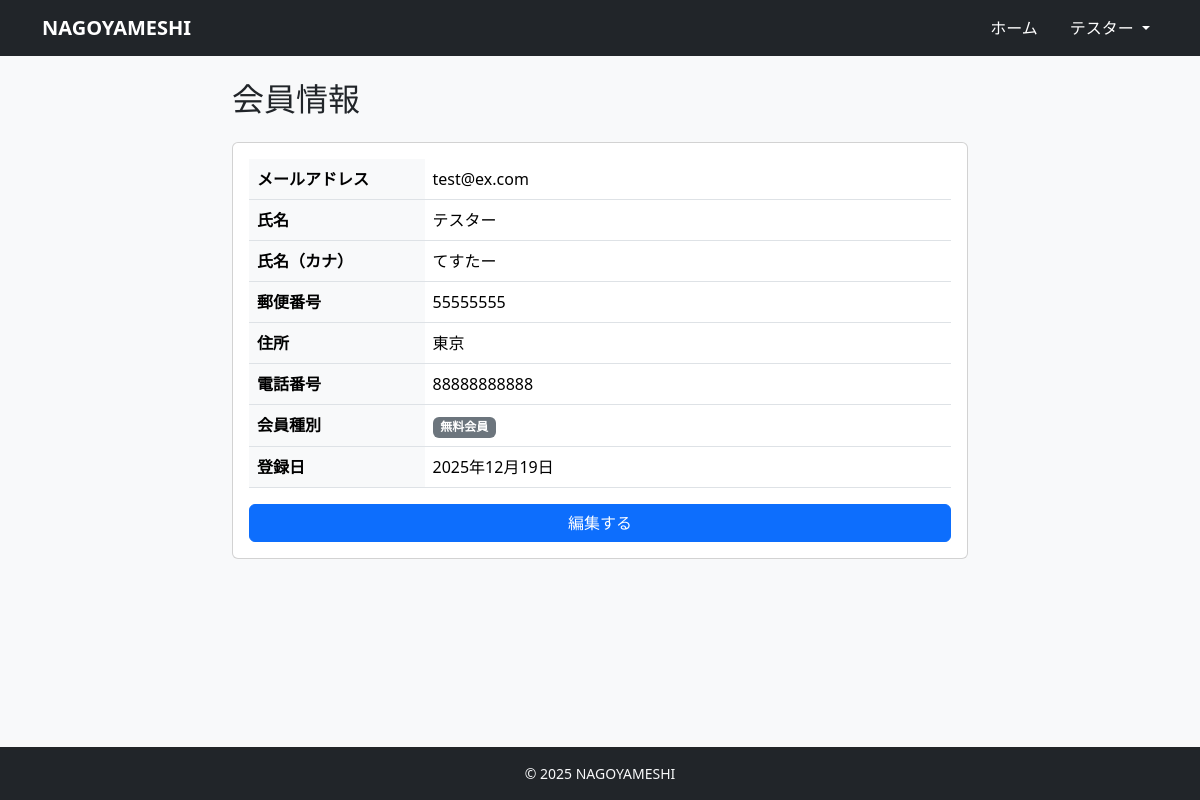
Page /accounts/user/profile/ (signed in) on the committed database.
### accounts/models.py (models this page shows, shortened)
class User(AbstractUser):
    username = None  # 使わない（メールログインにする）
    email = models.EmailField(unique=True)
    name = models.CharField(max_length=10)
    name_kana = models.CharField(max_length=10)
    zipcode = models.CharField(max_length=8)
    address = models.CharField(max_length=20)
    tel = models.CharField(max_length=11)
    company = models.ForeignKey(
        'restaurants.Company',
        verbose_name='所属会社',
        on_delete=models.SET_NULL,
        null=True,
        blank=True,
        related_name='staff_members'
    )
    is_paid_member = models.BooleanField(default=False)
    is_owner_member = models.BooleanField(default=False)
    created_at = models.DateTimeField(auto_now_add=True)
    updated_at = models.DateTimeField(auto_now=True)
    USERNAME_FIELD = 'email'
    REQUIRED_FIELDS = ['name', 'name_kana', 'zipcode', 'address', 'tel']
    objects = CustomUserManager()

### accounts/views.py (the view)
# urls.py: path('user/profile/', views.UserProfileView.as_view(), name='user_profile'),
class UserProfileView(LoginRequiredMixin, DetailView):
    model = User
    template_name = 'accounts/user_profile.html'
    context_object_name = 'profile_user'
    def get_object(self):
        return self.request.user

### templates/accounts/user_profile.html (shortened to what this page needs)
{% extends "base.html" %}
{% block content %}
<div class="row justify-content-center">
    <div class="col-md-8">
        <h2 class="mb-4">会員情報</h2>
        <div class="card">
            <div class="card-body">
                <table class="table">
                    <tbody>
                        <tr>
                            <th class="w-25 bg-light">メールアドレス</th>
                            <td>{{ profile_user.email }}</td>
                        </tr>
                        <tr>
                            <th class="bg-light">氏名</th>
                            <td>{{ profile_user.name|default:"未設定" }}</td>
                        </tr>
                        <tr>
                            <th class="bg-light">氏名（カナ）</th>
                            <td>{{ profile_user.name_kana|default:"未設定" }}</td>
                        </tr>
                        <tr>
                            <th class="bg-light">郵便番号</th>
                            <td>{{ profile_user.zipcode|default:"未設定" }}</td>
                        </tr>
                        <tr>
                            <th class="bg-light">住所</th>
                            <td>{{ profile_user.address|default:"未設定" }}</td>
                        </tr>
                        <tr>
                            <th class="bg-light">電話番号</th>
                            <td>{{ profile_user.tel|default:"未設定" }}</td>
                        </tr>
                        <tr>
                            <th class="bg-light">会員種別</th>
                            <td>
                                {% if profile_user.is_paid_member %}
                                <span class="badge bg-primary">有料会員</span>
                                {% else %}
                                <span class="badge bg-secondary">無料会員</span>
                                {% endif %}
                            </td>
                        </tr>
                        <tr>
                            <th class="bg-light">登録日</th>
                            <td>{{ profile_user.created_at|date:"Y年n月j日" }}</td>
                        </tr>
                    </tbody>
                </table>
                <div class="d-grid gap-2">
                    <a href="{% url 'accounts:user_profile_edit' %}" class="btn btn-primary">
                        編集する
                    </a>
                </div>
            </div>
        </div>
    </div>
</div>
{% endblock %}

### templates/base.html (shortened to what this page needs)
<!DOCTYPE html>
<html lang="ja">
<head>
    <link href="https://cdn.jsdelivr.net/npm/bootstrap@5.3.3/dist/css/bootstrap.min.css" rel="stylesheet"
>
</head>
<body class="bg-light d-flex flex-column min-vh-100">
    <nav class="navbar navbar-expand-lg navbar-dark bg-dark mb-4">
        <div class="container">
            <a class="navbar-brand fw-bold" href="/">NAGOYAMESHI</a>
            <div class="collapse navbar-collapse" id="navbarNav">
                <ul class="navbar-nav ms-auto align-items-center">
                    {% if user.is_authenticated %}
                    {% if user.is_owner_member %}
                    <li class="nav-item">
                        <a class="nav-link me-2" href="{% url 'restaurants:owner_dashboard' %}">ホーム</a>
                    </li>
                    {% else %}
                    <li class="nav-item">
                        <a class="nav-link me-2" href="{% url 'restaurants:restaurant_list' %}">ホーム</a>
                    </li>
                    {% endif %}
                    {% if not user.is_owner_member %}
                    <li class="nav-item dropdown ms-2">
                        <a class="nav-link dropdown-toggle" href="#" id="navbarDropdown" role="button"
                            data-bs-toggle="dropdown" aria-expanded="false">
                            {{ user.name|default:user.email }}
                        </a>
                    </li>
                    {% endif %}
                    {% endif %}
                </ul>
            </div>
        </div>
    </nav>
    <main class="container mb-5 flex-grow-1">
        {% block content %}{% endblock %}
    </main>
    <footer class="bg-dark text-light py-3 mt-auto">
        <div class="container text-center small">
            &copy; {{ now|default:"2025" }} NAGOYAMESHI
        </div>
    </footer>
</body>
</html>

### templates/base.html (style rules this page uses)
.navbar.navbar-dark .navbar-brand, .navbar.navbar-dark .navbar-text, .navbar.navbar-dark .navbar-nav .nav-link, .navbar.navbar-dark .navbar-nav .nav-link:visited, .navbar.navbar-dark .btn-link.nav-link, .navbar.navbar-dark .dropdown-toggle { color: #ffffff !important; }

### rows in the picture
User: name "テスター", email "test@ex.com", name_kana "てすたー", zipcode "55555555", address "東京", tel "88888888888", created_at "2025年12月19日"

### other values in the picture
{{ now|default:"2025" }} "2025"
